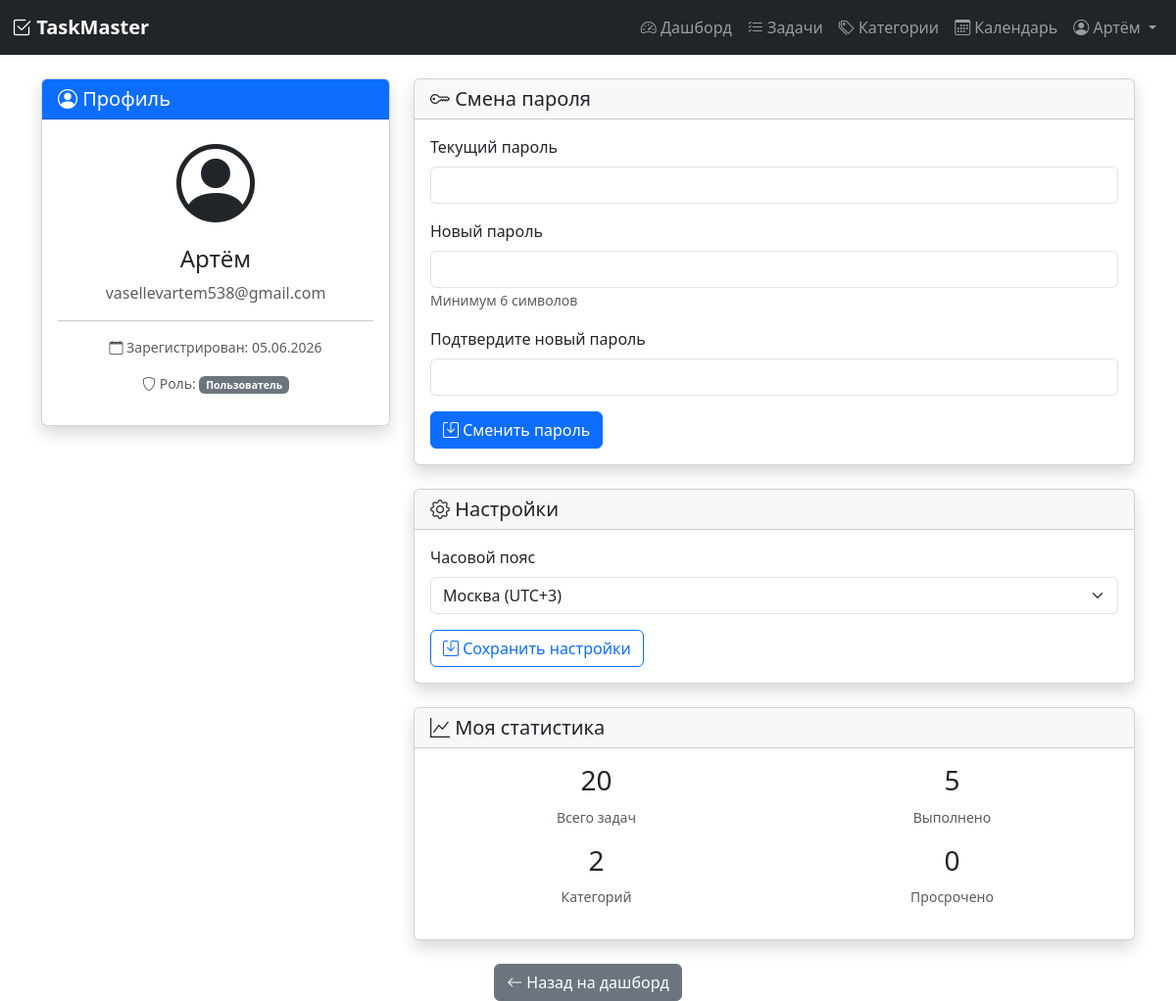
The app's page /profile (signed in) with its own data.
### models.py (models this page shows, shortened)
class User(UserMixin, db.Model):
    __tablename__ = 'user'
    id = db.Column(db.Integer, primary_key=True)
    username = db.Column(db.String(80), unique=True, nullable=False)
    email = db.Column(db.String(120), unique=True, nullable=False)
    password_hash = db.Column(db.String(200), nullable=False)
    registered_at = db.Column(db.DateTime, default=datetime.utcnow)
    timezone = db.Column(db.String(50), default='Europe/Moscow')
    role = db.Column(db.String(20), default='user')  # 'user' или 'admin'
    tasks = db.relationship('Task', backref='author', lazy=True, cascade='all, delete-orphan')
    categories = db.relationship('Category', backref='user', lazy=True, cascade='all, delete-orphan')
    tags = db.relationship('Tag', backref='user', lazy=True, cascade='all, delete-orphan')

### app.py (the view)
@app.route('/profile')
@login_required
def profile():
    return render_template('profile.html', user=current_user)

### app.py (called while the page is built)
@login_manager.user_loader
def load_user(user_id):
    return User.query.get(int(user_id))

### models.py (called while the page is built)
    @property
    def is_overdue(self):
        if self.status == 'completed':
            return False
        if self.deadline and self.deadline < datetime.utcnow():
            return True
        return False

### templates/profile.html (shortened to what this page needs)
{% extends "base.html" %}
{% block content %}
<div class="row">
    <div class="col-md-4 mb-4">
        <div class="card shadow">
            <div class="card-header bg-primary text-white">
                <h5 class="mb-0"><i class="bi bi-person-circle"></i> Профиль</h5>
            </div>
            <div class="card-body text-center">
                <div class="mb-3">
                    <div class="display-1">
                        <i class="bi bi-person-circle"></i>
                    </div>
                </div>
                <h4>{{ user.username }}</h4>
                <p class="text-muted">{{ user.email }}</p>
                <hr>
                <p class="small text-muted">
                    <i class="bi bi-calendar"></i> Зарегистрирован: {{ user.registered_at.strftime('%d.%m.%Y') }}
                </p>
                <p class="small text-muted">
                    <i class="bi bi-shield"></i> Роль:
                    {% if user.role == 'admin' %}
                        <span class="badge bg-danger">Администратор</span>
                    {% else %}
                        <span class="badge bg-secondary">Пользователь</span>
                    {% endif %}
                </p>
            </div>
        </div>
    </div>
    <div class="col-md-8">
        <div class="card shadow mb-4">
            <div class="card-header">
                <h5 class="mb-0"><i class="bi bi-key"></i> Смена пароля</h5>
            </div>
            <div class="card-body">
                <form action="{{ url_for('change_password') }}" method="POST">
                    <div class="mb-3">
                        <label for="current_password" class="form-label">Текущий пароль</label>
                        <input type="password" class="form-control" id="current_password"
                               name="current_password" required>
                    </div>
                    <div class="mb-3">
                        <label for="new_password" class="form-label">Новый пароль</label>
                        <input type="password" class="form-control" id="new_password"
                               name="new_password" required>
                        <small class="text-muted">Минимум 6 символов</small>
                    </div>
                    <div class="mb-3">
                        <label for="confirm_password" class="form-label">Подтвердите новый пароль</label>
                        <input type="password" class="form-control" id="confirm_password"
                               name="confirm_password" required>
                    </div>
                    <button type="submit" class="btn btn-primary">
                        <i class="bi bi-save"></i> Сменить пароль
                    </button>
                </form>
            </div>
        </div>
        <div class="card shadow">
            <div class="card-header">
                <h5 class="mb-0"><i class="bi bi-gear"></i> Настройки</h5>
            </div>
            <div class="card-body">
                <form action="{{ url_for('profile_settings') }}" method="POST">
                    <div class="mb-3">
                        <label for="timezone" class="form-label">Часовой пояс</label>
                        <select class="form-select" id="timezone" name="timezone">
                            <option value="Europe/Moscow" {% if user.timezone == 'Europe/Moscow' %}selected{% endif %}>
                                Москва (UTC+3)
                            </option>
                        </select>
                    </div>
                    <button type="submit" class="btn btn-outline-primary">
                        <i class="bi bi-save"></i> Сохранить настройки
                    </button>
                </form>
            </div>
        </div>
        <div class="card shadow mt-4">
            <div class="card-header">
                <h5 class="mb-0"><i class="bi bi-graph-up"></i> Моя статистика</h5>
            </div>
            <div class="card-body">
                <div class="row text-center">
                    <div class="col-6 mb-3">
                        <h3>{{ user.tasks|length }}</h3>
                        <small class="text-muted">Всего задач</small>
                    </div>
                    <div class="col-6 mb-3">
                        <h3>{{ user.tasks|selectattr('status', 'equalto', 'completed')|list|length }}</h3>
                        <small class="text-muted">Выполнено</small>
                    </div>
                    <div class="col-6 mb-3">
                        <h3>{{ user.categories|length }}</h3>
                        <small class="text-muted">Категорий</small>
                    </div>
                    <div class="col-6 mb-3">
                        <h3>{{ user.tasks|selectattr('is_overdue')|list|length }}</h3>
                        <small class="text-muted">Просрочено</small>
                    </div>
                </div>
            </div>
        </div>
    </div>
</div>
<div class="mt-4 text-center">
    <a href="{{ url_for('dashboard') }}" class="btn btn-secondary">
        <i class="bi bi-arrow-left"></i> Назад на дашборд
    </a>
</div>
{% endblock %}

### templates/base.html (shortened to what this page needs)
<!DOCTYPE html>
<html lang="ru">
<head>
    <link href="https://cdn.jsdelivr.net/npm/bootstrap@5.3.0/dist/css/bootstrap.min.css" rel="stylesheet">
    <link rel="stylesheet" href="https://cdn.jsdelivr.net/npm/bootstrap-icons@1.11.0/font/bootstrap-icons.css">
</head>
<body>
    {% if current_user.is_authenticated %}
    <nav class="navbar navbar-expand-lg navbar-dark bg-dark">
        <div class="container-fluid">
            <a class="navbar-brand" href="{{ url_for('dashboard') }}">
                <i class="bi bi-check2-square"></i> TaskMaster
            </a>
            <div class="collapse navbar-collapse" id="navbarNav">
                <ul class="navbar-nav ms-auto">
    <li class="nav-item">
        <a class="nav-link" href="{{ url_for('dashboard') }}">
            <i class="bi bi-speedometer2"></i> Дашборд
        </a>
    </li>
    <li class="nav-item">
        <a class="nav-link" href="{{ url_for('tasks') }}">
            <i class="bi bi-list-check"></i> Задачи
        </a>
    </li>
    <li class="nav-item">
        <a class="nav-link" href="{{ url_for('categories') }}">
            <i class="bi bi-tags"></i> Категории
        </a>
    </li>
    <li class="nav-item">
        <a class="nav-link" href="{{ url_for('calendar_view') }}">
            <i class="bi bi-calendar3"></i> Календарь
        </a>
    </li>
    <li class="nav-item dropdown">
        <a class="nav-link dropdown-toggle" href="#" id="userDropdown" role="button" data-bs-toggle="dropdown">
            <i class="bi bi-person-circle"></i> {{ current_user.username }}
        </a>
    </li>
</ul>
            </div>
        </div>
    </nav>
    {% endif %}
    <div class="container mt-4">
        {% block content %}{% endblock %}
    </div>
</body>
</html>

### templates/base.html (style rules this page uses)
.navbar-brand { font-weight: bold; }

### records on screen
User: username "Артём", email "vasellevartem538@gmail.com", registered_at "05.06.2026", timezone "Москва (UTC+3)"

### other values on screen
{{ user.tasks|length }} "20"
{{ user.tasks|selectattr('status', 'equalto', 'completed')|list|length }} "5"
{{ user.categories|length }} "2"
{{ user.tasks|selectattr('is_overdue')|list|length }} "0"
